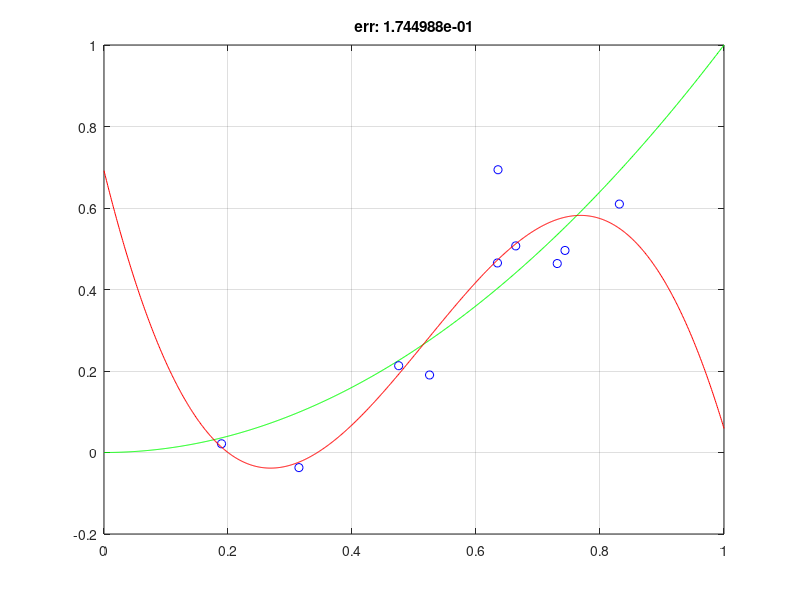

Source code (MATLAB):
clear;
close all;
clc;

%%
% Regreassione di una funzione nel caso monodimensionale
% 
% y = x^2 \x in [0,1]

m = 1000; % Numero di punti sull'asse delle x
n = 10; % Numero di campioni usato

sigma = 0.1; % Varianza del rumore

% Operatore . point wise -> esegue l'operazione per ogni elemento della
% matrice
XT = linspace(0,1,m)'; % XT -> x test : disposizione lineare sull'asse delle x
YT = XT.^2; % YT -> y test : vero valore di y

X = rand(n,1); % Gli n punti sull'asse x dove ho il campione
Y = X.^2 + sigma*randn(n,1); % Gli n campioni con sommato rumore gaussiano

figure, grid on, box on, hold on;
plot(XT,YT,'g'); % Disegno la vera funzione in verde
plot(X,Y,'ob'); % Disegno i campioni come punti

%%

% Costruisco il polinomio regressore

p = 3; % Grado della funzione regressore usata per la stima

A = [];
for i = 0:p
    A = [A, X.^i];
end
c = (A'*A)\(A'*Y);

A = [];
for i = 0:p
    A = [A, XT.^i];
end

% Stimo la funzione
YP = A*c; % YP -> y predicted


err = mean(abs(YT - YP));

plot(XT, YP, 'r'); % Disegno YP in rosso

title(sprintf('err: %e', err))






